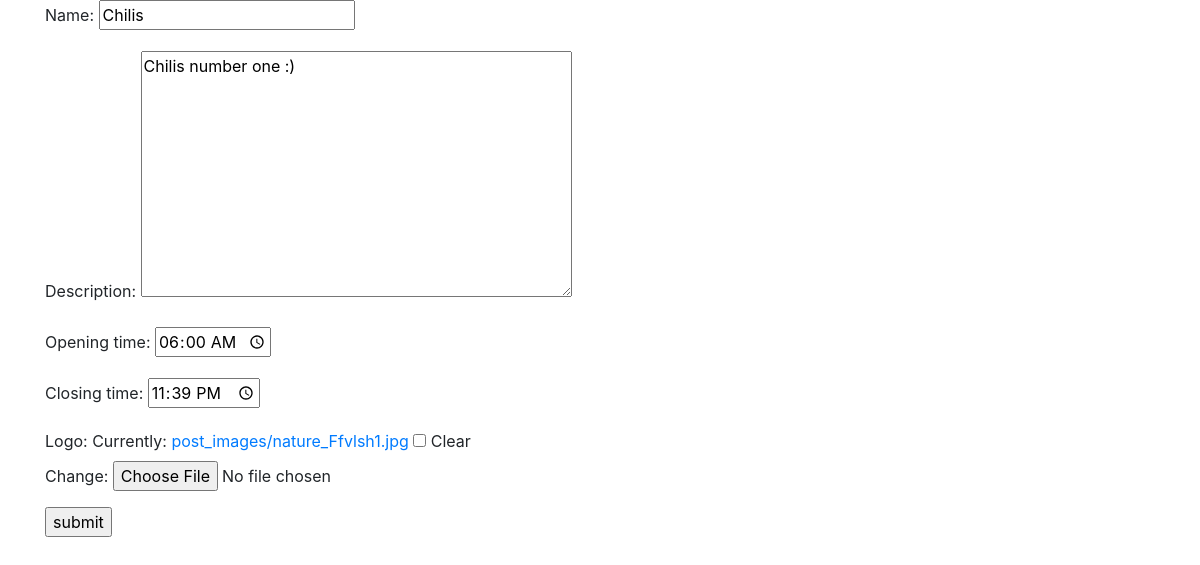
The app's page /rest/restaurant_update/chilis/ (signed in) with its own data.
### restaurants/models.py (models this page shows, shortened)
class Restaurant(models.Model):
	name = models.CharField(max_length=250, unique=True)
	slug = models.SlugField(blank=True)
	description = models.TextField()
	opening_time = models.TimeField()
	closing_time = models.TimeField()
	logo = models.ImageField(null=True, blank=True, upload_to="post_images")
	class Meta:
		ordering = ['name']

### restaurants/views.py (the view)
# urls.py: url(r'^restaurant_update/(?P<restaurant_slug>[-\w]+)/$', views.restaurant_update , name="restaurant_update"),
def restaurant_update(request, restaurant_slug):
	if not (request.user.is_staff or request.user.is_superuser):
		raise Http404
	item = models.Restaurant.objects.get(slug=restaurant_slug)
	form = RestaurantForm(request.POST or None,request.FILES or None, instance = item)
	if form.is_valid():
		form.save()
		return redirect("restaurant_detail", restaurant_slug=restaurant_slug)
	context = {
		'form': form,
		"item": item,
	}
	return render (request, "restaurant_update.html", context)

### restaurants/forms.py
class RestaurantForm(forms.ModelForm):
	class Meta:
		model = Restaurant
		fields = '__all__'
		exclude = ['slug']
		widgets = {
			'opening_time':forms.TimeInput(attrs={'type':'time'}),
			'closing_time':forms.TimeInput(attrs={'type':'time'}),
		}

### restaurants/templates/restaurant_update.html (shortened to what this page needs)
{% extends "base.html" %}
{% block content%}
	<form method="POST" action="{% url 'restaurant_update' restaurant_id=item.id%}" enctype="multipart/form-data">
		{{form.as_p}}
		<input type="submit" value="submit" >
	</form>
{% endblock content%}

### records on screen
Restaurant: name "Chilis", description "Chilis number one :)", opening_time "06:00:00", closing_time "23:39:00"
